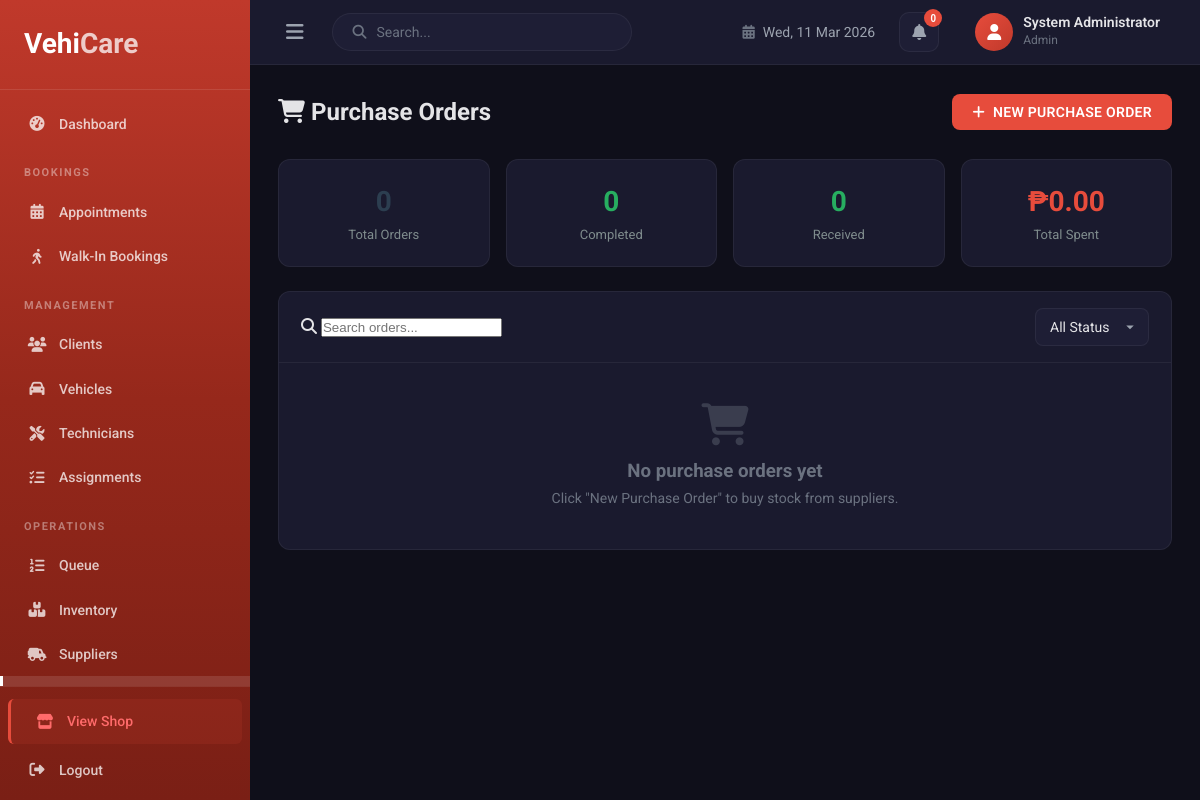
Page /admins/purchase_orders.php (signed in) on the earlier database version.
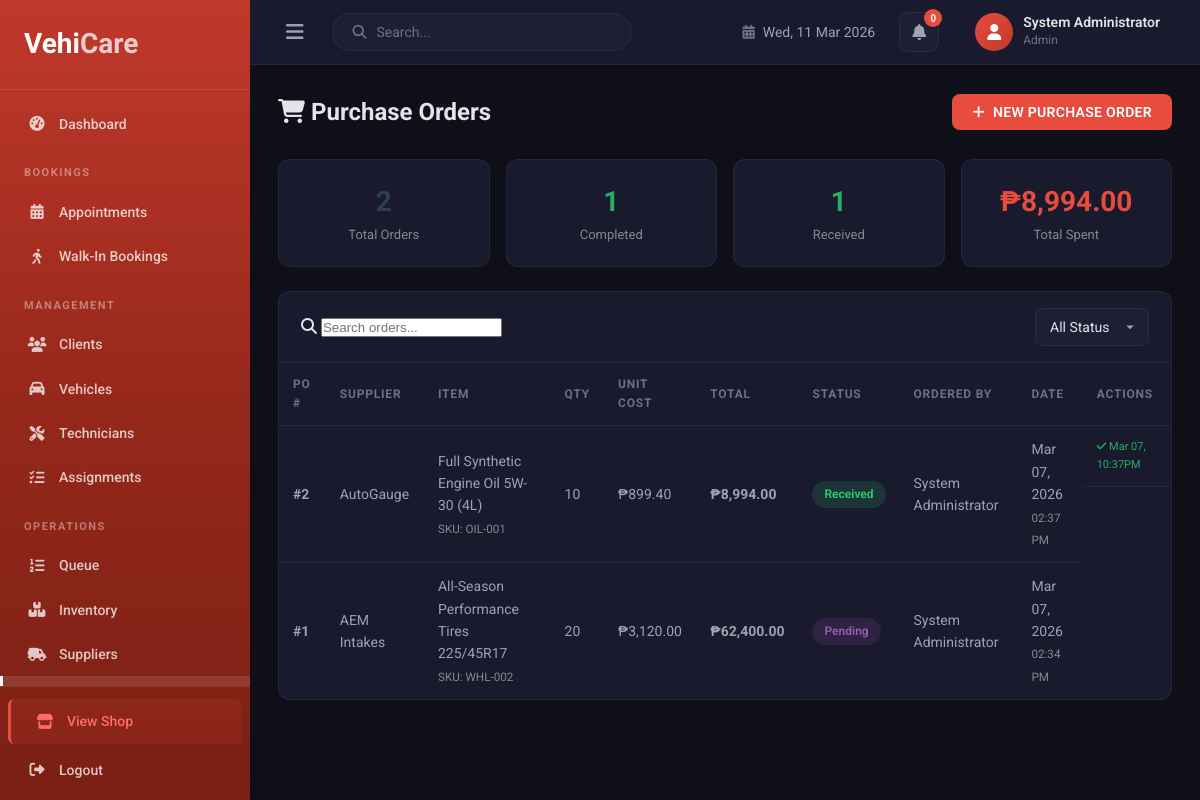
Same page on the later database version.
### tables this page shows
CREATE TABLE `purchase_orders` (
  `po_id` int(11) NOT NULL,
  `supplier_id` int(11) NOT NULL,
  `item_id` int(11) NOT NULL,
  `quantity` int(11) NOT NULL DEFAULT 1,
  `unit_cost` decimal(10,2) NOT NULL DEFAULT 0.00,
  `total_cost` decimal(12,2) NOT NULL DEFAULT 0.00,
  `status` enum('Pending','Received','Cancelled') DEFAULT 'Pending',
  `notes` text DEFAULT NULL,
  `ordered_by` int(11) DEFAULT NULL,
  `created_at` timestamp NOT NULL DEFAULT current_timestamp(),
  `received_at` datetime DEFAULT NULL
);

CREATE TABLE `suppliers` (
  `supplier_id` int(11) NOT NULL,
  `supplier_name` varchar(200) NOT NULL,
  `contact_person` varchar(150) DEFAULT NULL,
  `email` varchar(150) DEFAULT NULL,
  `phone` varchar(50) DEFAULT NULL,
  `address` text DEFAULT NULL,
  `status` enum('active','inactive') DEFAULT 'active',
  `created_at` timestamp NOT NULL DEFAULT current_timestamp()
);

CREATE TABLE `inventory` (
  `item_id` int(11) NOT NULL,
  `item_name` varchar(150) NOT NULL,
  `description` text DEFAULT NULL,
  `category` varchar(100) DEFAULT NULL,
  `image` varchar(255) DEFAULT NULL,
  `sku` varchar(100) DEFAULT NULL,
  `quantity` int(11) DEFAULT 0,
  `unit_price` decimal(10,2) NOT NULL,
  `expiry_date` date DEFAULT NULL,
  `supplier` varchar(150) DEFAULT NULL,
  `supplier_id` int(11) DEFAULT NULL,
  `last_updated` timestamp NOT NULL DEFAULT current_timestamp() ON UPDATE current_timestamp()
);

CREATE TABLE `users` (
  `user_id` int(11) NOT NULL,
  `full_name` varchar(150) NOT NULL,
  `email` varchar(150) NOT NULL,
  `password_hash` varchar(255) NOT NULL,
  `role` enum('admin','staff','technician','customer') NOT NULL,
  `status` enum('active','inactive') DEFAULT 'active',
  `created_at` timestamp NOT NULL DEFAULT current_timestamp()
);

### admins/purchase_orders.php (the view, shortened to what the changed rows need)
<?php
require_once __DIR__ . '/../includes/db.php';
$orders = $pdo->query("
    SELECT po.*, s.supplier_name, i.item_name, i.sku, i.category, u.full_name AS ordered_by_name
    FROM purchase_orders po
    LEFT JOIN suppliers s ON po.supplier_id = s.supplier_id
    LEFT JOIN inventory i ON po.item_id = i.item_id
    LEFT JOIN users u ON po.ordered_by = u.user_id
    ORDER BY po.created_at DESC
")->fetchAll();
$totalOrders = count($orders);
$totalSpent = 0;
$receivedOrders = 0;
foreach ($orders as $o) {
    if ($o['status'] === 'Received') { $receivedOrders++; $totalSpent += (float)$o['total_cost']; }
}
?>
<!DOCTYPE html>
<html lang="en">
<head>
    <link rel="stylesheet" href="../includes/style/admin.css">
    <link rel="stylesheet" href="https://cdnjs.cloudflare.com/ajax/libs/font-awesome/6.5.1/css/all.min.css">
</head>
<body class="admin-body">
<div class="admin-layout">
    <main class="admin-main">
        <div class="admin-content">
            <div class="page-header">
                <h2><i class="fas fa-cart-shopping"></i> Purchase Orders</h2>
            </div>
            <div style="display:grid;grid-template-columns:repeat(auto-fit,minmax(180px,1fr));gap:16px;margin-bottom:24px;">
                <div class="admin-card" style="padding:20px;text-align:center;">
                    <div style="font-size:28px;font-weight:700;color:#2c3e50;"><?= $totalOrders ?></div>
                    <div style="font-size:13px;color:#7f8c8d;">Total Orders</div>
                </div>
                <div class="admin-card" style="padding:20px;text-align:center;">
                    <div style="font-size:28px;font-weight:700;color:#27ae60;"><?= $receivedOrders ?></div>
                    <div style="font-size:13px;color:#7f8c8d;">Completed</div>
                </div>
                <div class="admin-card" style="padding:20px;text-align:center;">
                    <div style="font-size:28px;font-weight:700;color:#27ae60;"><?= $receivedOrders ?></div>
                    <div style="font-size:13px;color:#7f8c8d;">Received</div>
                </div>
                <div class="admin-card" style="padding:20px;text-align:center;">
                    <div style="font-size:28px;font-weight:700;color:#e74c3c;">₱<?= number_format($totalSpent, 2) ?></div>
                    <div style="font-size:13px;color:#7f8c8d;">Total Spent</div>
                </div>
            </div>
            <div class="admin-card">
                <?php if (count($orders) > 0): ?>
                <div class="table-responsive">
                    <table class="admin-table" id="ordersTable">
                        <thead>
                            <tr>
                                <th>PO #</th>
                                <th>Supplier</th>
                                <th>Item</th>
                                <th>Qty</th>
                                <th>Unit Cost</th>
                                <th>Total</th>
                                <th>Status</th>
                                <th>Ordered By</th>
                                <th>Date</th>
                                <th>Actions</th>
                            </tr>
                        </thead>
                        <tbody>
                        <?php foreach ($orders as $row): ?>
                            <tr data-status="<?= htmlspecialchars($row['status']) ?>">
                                <td><strong>#<?= $row['po_id'] ?></strong></td>
                                <td><?= htmlspecialchars($row['supplier_name'] ?? 'N/A') ?></td>
                                <td>
                                    <?= htmlspecialchars($row['item_name'] ?? 'N/A') ?>
                                    <?php if ($row['sku']): ?><br><small style="color:#888;">SKU: <?= htmlspecialchars($row['sku']) ?></small><?php endif; ?>
                                </td>
                                <td><?= (int)$row['quantity'] ?></td>
                                <td>₱<?= number_format((float)$row['unit_cost'], 2) ?></td>
                                <td><strong>₱<?= number_format((float)$row['total_cost'], 2) ?></strong></td>
                                <td>
                                    <?php
                                    $bc = 'badge-assigned';
                                    if ($row['status'] === 'Received') $bc = 'badge-finished';
                                    elseif ($row['status'] === 'Cancelled') $bc = 'badge-ongoing';
                                    elseif ($row['status'] === 'Pending') $bc = 'badge-assigned';
                                    ?>
                                    <span class="badge <?= $bc ?>"><?= htmlspecialchars($row['status']) ?></span>
                                </td>
                                <td><?= htmlspecialchars($row['ordered_by_name'] ?? 'N/A') ?></td>
                                <td>
                                    <?= date('M d, Y', strtotime($row['created_at'])) ?>
                                    <br><small style="color:#888;"><?= date('h:i A', strtotime($row['created_at'])) ?></small>
                                </td>
                                <td class="action-btns">
                                    <?php if ($row['status'] === 'Received'): ?>
                                    <span style="font-size:11px;color:#27ae60;"><i class="fas fa-check"></i> <?= $row['received_at'] ? date('M d, h:iA', strtotime($row['received_at'])) : '' ?></span>
                                    <?php elseif ($row['status'] === 'Cancelled'): ?>
                                    <span style="font-size:11px;color:#e74c3c;"><i class="fas fa-ban"></i> Cancelled</span>
                                    <?php endif; ?>
                                </td>
                            </tr>
                        <?php endforeach; ?>
                        </tbody>
                    </table>
                </div>
                <?php else: ?>
                <div class="empty-state"><i class="fas fa-cart-shopping"></i><h3>No purchase orders yet</h3><p>Click "New Purchase Order" to buy stock from suppliers.</p></div>
                <?php endif; ?>
            </div>
        </div>
    </main>
</div>
</body>
</html>

Differences in the rows shown:
added purchase_orders: po_id "2", supplier.supplier_name "AutoGauge", item.item_name "Full Synthetic Engine Oil 5W-30 (4L)", item.sku "OIL-001", quantity "10", unit_cost "899.40", total_cost "8,994.00", status "Received", ordered_by.full_name "System Administrator", created_at "Mar 07, 2026", created_at "02:37 PM", received_at "Mar 07, 10:37PM"
added purchase_orders: po_id "1", supplier.supplier_name "AEM Intakes", item.item_name "All-Season Performance Tires 225/45R17", item.sku "WHL-002", quantity "20", unit_cost "3,120.00", total_cost "62,400.00", status "Pending", ordered_by.full_name "System Administrator", created_at "Mar 07, 2026", created_at "02:34 PM"
Other differences:
$totalOrders: "0" → "2"
$receivedOrders: "0" → "1"
$totalSpent: "0.00" → "8,994.00"
text no longer shown: "No purchase orders yet Click \"New Purchase Order\" to buy stock from suppliers."
text now shown: "PO # SUPPLIER ITEM QTY UNIT COST TOTAL STATUS ORDERED BY DATE ACTIONS"
